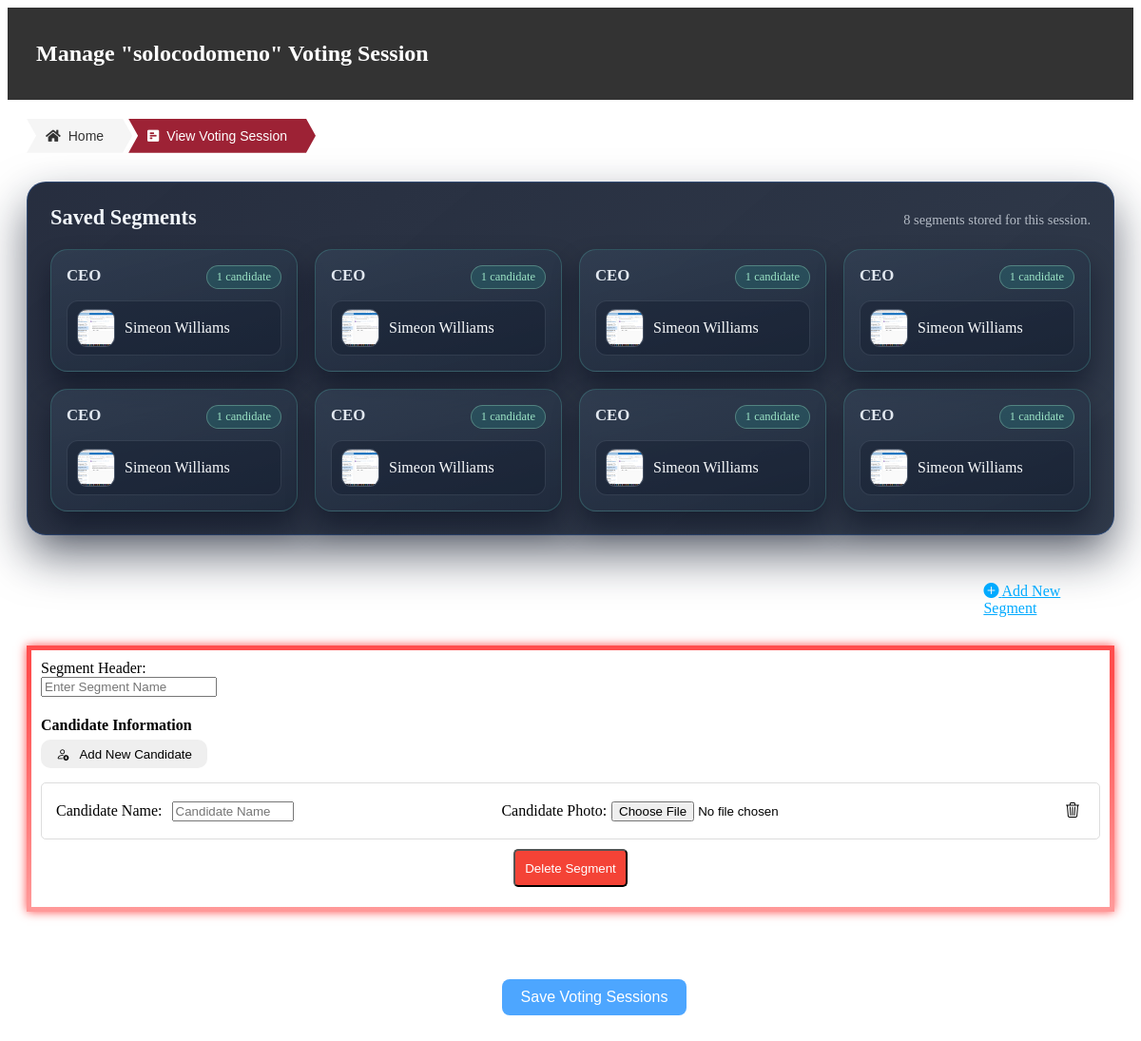
The app's page /add_segments/41/ (signed in) with its own data.
### voters/models.py (models this page shows, shortened)
class VotingSession(models.Model):
    session_id = models.AutoField(primary_key=True)
    title = models.CharField(max_length=200)
    unique_url = models.URLField(unique=True, blank=True, null=True)
    is_active = models.BooleanField(default=False)
    admin = models.ForeignKey(User, on_delete=models.CASCADE)  # session creator/admin
    qr_code = models.ImageField(upload_to='qr_codes/', blank=True, null=True)
    created_at = models.DateTimeField(auto_now_add=True)
    updated_at = models.DateTimeField(auto_now=True)
    total_voters = models.IntegerField(default=0)
    current_voters = models.IntegerField(default=0)

class VotingSegmentHeader(models.Model):
    session = models.ForeignKey(VotingSession, on_delete=models.CASCADE, related_name='segments')
    name = models.CharField(max_length=255)  # Name of the segment header, e.g., "President", "Treasurer"
    order = models.IntegerField(default=0)  # Field to store order
    class Meta:
        ordering = ['order']  # Ensures segments are returned in the specified order

class Candidate(models.Model):
    name = models.CharField(max_length=255)
    photo = models.ImageField(upload_to='candidate_photos/', blank=True, null=True)
    voting_session = models.ForeignKey(VotingSession, on_delete=models.CASCADE)
    segment_header = models.ForeignKey(VotingSegmentHeader, on_delete=models.CASCADE, related_name='candidates')
    total_votes = models.IntegerField(default=0)

### voters/views.py (the view, shortened to what this page needs)
# urls.py: path('add_segments/<int:session_id>/', voters_views.add_segments, name='add_segments'),
@login_required
def add_segments(request, session_id):
    session = get_object_or_404(VotingSession, session_id=session_id, admin=request.user)
    segments = (
        session.segments
        .prefetch_related('candidates')
        .order_by('order', 'id')
    )
    return render(request , 'voters/manage_session.html' , {
        'session' :  session,
        'segments': segments,
    })

### voters/templates/voters/manage_session.html (shortened to what this page needs)
<!DOCTYPE html>
<html lang="en">
<head>
    {% load static %}
    <link rel="stylesheet" href="https://cdnjs.cloudflare.com/ajax/libs/bootstrap-icons/1.10.0/font/bootstrap-icons.min.css">
    <link rel="stylesheet" href="https://cdnjs.cloudflare.com/ajax/libs/font-awesome/5.15.4/css/all.min.css">
</head>
<nav class="manage_session-navbar">
    <div class="manage_navbar-content">
        <h1 class="session-navbar_title">Manage "{{ session.title }}" Voting Session</h1>
    </div>
</nav>
<div class="breadcrumb">
    <div class="step">
      <a href="{% url 'list_voting_sessions' %}">
        <i class="fas fa-home"></i> Home
      </a>
    </div>
    <div class="step active">
      <a href="{% url 'active_voting_session' session.session_id %}">
        <i class="fas fa-poll-h"></i> View Voting Session
      </a>
    </div>
  </div>
<body>
    {% if segments %}
    <section class="saved-segments" aria-labelledby="saved-segments-title">
        <div class="saved-segments__header">
            <h2 id="saved-segments-title">Saved Segments</h2>
            <span class="saved-segments__count">
                {{ segments|length }} segment{{ segments|length|pluralize }}
                stored for this session.
            </span>
        </div>
        <div class="saved-segments__grid">
            {% for segment in segments %}
            {% with candidates=segment.candidates.all %}
            <article class="saved-segment-card">
                <header class="saved-segment-card__header">
                    <h3 class="saved-segment-card__title">{{ segment.name }}</h3>
                    <span class="saved-segment-card__meta">
                        {{ candidates|length }} candidate{{ candidates|length|pluralize }}
                    </span>
                </header>
                <ul class="saved-segment-card__list">
                    {% for candidate in candidates %}
                        <li class="saved-segment-card__candidate">
                            {% if candidate.photo %}
                                <img src="{{ candidate.photo.url }}" alt="{{ candidate.name }} thumbnail">
                            {% endif %}
                            <span>{{ candidate.name }}</span>
                        </li>
                    {% empty %}
                        <li class="saved-segment-card__empty">No candidates saved for this segment yet.</li>
                    {% endfor %}
                </ul>
            </article>
            {% endwith %}
            {% endfor %}
        </div>
    </section>
    {% endif %}
    <header onclick="addNewSegment()" class="manage_header">
        <i  class="bi bi-plus-circle-fill"></i> Add New Segment
    </header>
    <form class="manage_session_form" method="post" action="{% url 'add_segments' session.session_id %}" enctype="multipart/form-data">
        <div id="segmentsContainer">
            <div class="segment" id="segment-0">
                <label for="segments[0][header]">Segment Header:</label>
                <input type="text" name="segments[0][header]" placeholder="Enter Segment Name" required>
                <div id="candidates-0" class="candidates">
                    <h4>Candidate Information</h4>
                    <button class="addCandidate" type="button" onclick="addCandidate(0)">
                        <i class="bi bi-person-add"></i>
                        <span>Add New Candidate</span>
                    </button>
                    <div class="candidate">
                        <label>Candidate Name:</label>
                        <input type="text" name="segments[0][candidates][0][name]" placeholder="Candidate Name" required>
                        <div class="candidate-photo">
                            <label>Candidate Photo:</label>
                            <input type="file" name="segments[0][candidates][0][photo]" accept="image/*" required onchange="previewImage(this)">
                        </div>
                        <i onclick="deleteCandidate(this)" class="bi bi-trash3"></i>
                    </div>
                </div>
                <div class="buttons-container">
                    <button type="button" onclick="deleteSegment(this)">Delete Segment</button>
                </div>
            </div>
        </div>
        <br><br>
        <div class="save_button-container">
            <button class="save_voting_session" type="submit">Save Voting Sessions</button>
        </div>
    </form>
</body>
</html>

### records on screen
VotingSession: title "solocodomeno"
VotingSegmentHeader: name "CEO", candidates.all|length "1"
Candidate: photo (picture), name "Simeon Williams"
VotingSegmentHeader: name "CEO", candidates.all|length "1"
Candidate: photo (picture), name "Simeon Williams"
VotingSegmentHeader: name "CEO", candidates.all|length "1"
Candidate: photo (picture), name "Simeon Williams"
VotingSegmentHeader: name "CEO", candidates.all|length "1"
Candidate: photo (picture), name "Simeon Williams"
VotingSegmentHeader: name "CEO", candidates.all|length "1"
Candidate: photo (picture), name "Simeon Williams"
VotingSegmentHeader: name "CEO", candidates.all|length "1"
Candidate: photo (picture), name "Simeon Williams"
VotingSegmentHeader: name "CEO", candidates.all|length "1"
Candidate: photo (picture), name "Simeon Williams"
VotingSegmentHeader: name "CEO", candidates.all|length "1"
Candidate: photo (picture), name "Simeon Williams"

### other values on screen
{{ segments|length }} "8"
